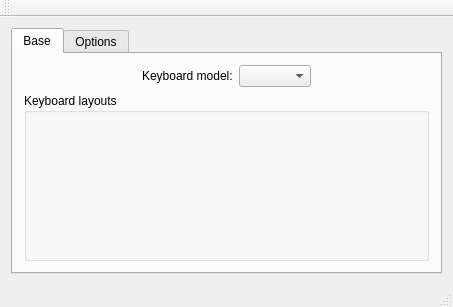
<?xml version="1.0" encoding="UTF-8"?>
<ui version="4.0">
 <class>MainWindow</class>
 <widget class="QMainWindow" name="MainWindow">
  <property name="geometry">
   <rect>
    <x>0</x>
    <y>0</y>
    <width>453</width>
    <height>307</height>
   </rect>
  </property>
  <property name="windowTitle">
   <string>MainWindow</string>
  </property>
  <widget class="QWidget" name="centralWidget">
   <layout class="QVBoxLayout" name="verticalLayout_3">
    <item>
     <widget class="QTabWidget" name="tabWidget">
      <property name="currentIndex">
       <number>0</number>
      </property>
      <widget class="QWidget" name="tab">
       <attribute name="title">
        <string>Base</string>
       </attribute>
       <layout class="QVBoxLayout" name="verticalLayout_2">
        <item>
         <layout class="QHBoxLayout" name="horizontalLayout">
          <item>
           <spacer name="horizontalSpacer_2">
            <property name="orientation">
             <enum>Qt::Horizontal</enum>
            </property>
            <property name="sizeHint" stdset="0">
             <size>
              <width>40</width>
              <height>20</height>
             </size>
            </property>
           </spacer>
          </item>
          <item>
           <widget class="QLabel" name="label">
            <property name="text">
             <string>Keyboard model:</string>
            </property>
           </widget>
          </item>
          <item>
           <widget class="QComboBox" name="kbModelCB"/>
          </item>
          <item>
           <spacer name="horizontalSpacer">
            <property name="orientation">
             <enum>Qt::Horizontal</enum>
            </property>
            <property name="sizeHint" stdset="0">
             <size>
              <width>40</width>
              <height>20</height>
             </size>
            </property>
           </spacer>
          </item>
         </layout>
        </item>
        <item>
         <widget class="QGroupBox" name="groupBox">
          <property name="title">
           <string>Keyboard layouts</string>
          </property>
          <layout class="QVBoxLayout" name="verticalLayout">
           <item>
            <widget class="KbLayoutSetupWidget" name="layoutsWidget_2" native="true"/>
           </item>
          </layout>
         </widget>
        </item>
       </layout>
      </widget>
      <widget class="QWidget" name="tab_2">
       <attribute name="title">
        <string>Options</string>
       </attribute>
       <layout class="QVBoxLayout" name="verticalLayout_4">
        <item>
         <widget class="QPushButton" name="pushButton">
          <property name="text">
           <string>Switch to advanced view</string>
          </property>
         </widget>
        </item>
        <item>
         <spacer name="verticalSpacer">
          <property name="orientation">
           <enum>Qt::Vertical</enum>
          </property>
          <property name="sizeHint" stdset="0">
           <size>
            <width>20</width>
            <height>51</height>
           </size>
          </property>
         </spacer>
        </item>
        <item>
         <widget class="QLabel" name="label_2">
          <property name="text">
           <string>Keys for changing input language:</string>
          </property>
         </widget>
        </item>
        <item>
         <widget class="QRadioButton" name="radioButton">
          <property name="text">
           <string>Alt+Shift</string>
          </property>
         </widget>
        </item>
        <item>
         <widget class="QRadioButton" name="radioButton_2">
          <property name="text">
           <string>Ctrl+Shift</string>
          </property>
         </widget>
        </item>
        <item>
         <spacer name="verticalSpacer_2">
          <property name="orientation">
           <enum>Qt::Vertical</enum>
          </property>
          <property name="sizeHint" stdset="0">
           <size>
            <width>20</width>
            <height>50</height>
           </size>
          </property>
         </spacer>
        </item>
       </layout>
      </widget>
     </widget>
    </item>
   </layout>
  </widget>
  <widget class="QMenuBar" name="menuBar">
   <property name="geometry">
    <rect>
     <x>0</x>
     <y>0</y>
     <width>453</width>
     <height>21</height>
    </rect>
   </property>
  </widget>
  <widget class="QToolBar" name="mainToolBar">
   <attribute name="toolBarArea">
    <enum>TopToolBarArea</enum>
   </attribute>
   <attribute name="toolBarBreak">
    <bool>false</bool>
   </attribute>
  </widget>
  <widget class="QStatusBar" name="statusBar"/>
 </widget>
 <layoutdefault spacing="6" margin="11"/>
 <customwidgets>
  <customwidget>
   <class>KbLayoutSetupWidget</class>
   <extends>QWidget</extends>
   <header location="global">widgets/kblayoutsetupwidget.h</header>
   <container>1</container>
  </customwidget>
 </customwidgets>
 <resources/>
 <connections/>
</ui>
